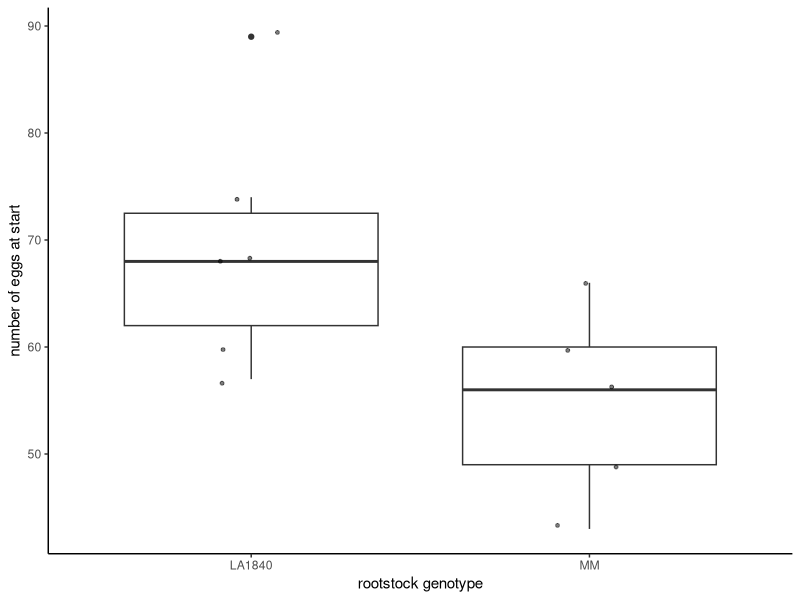
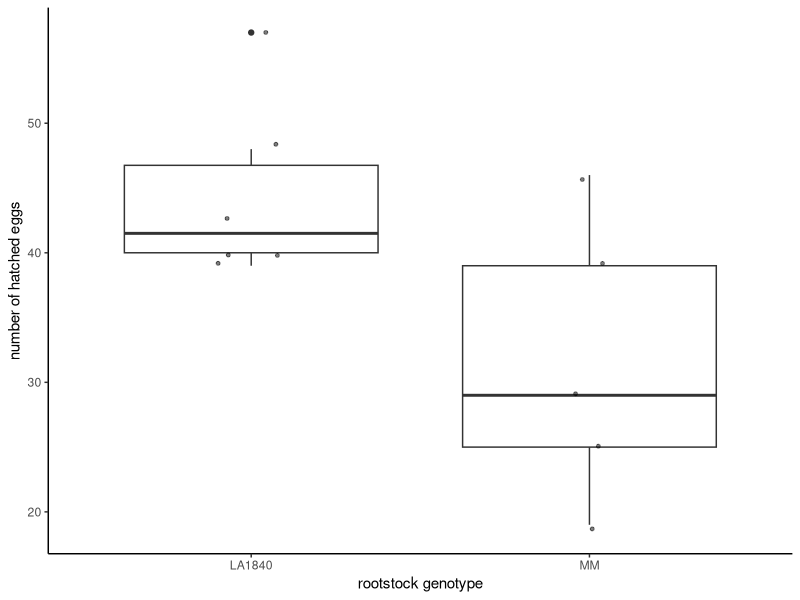
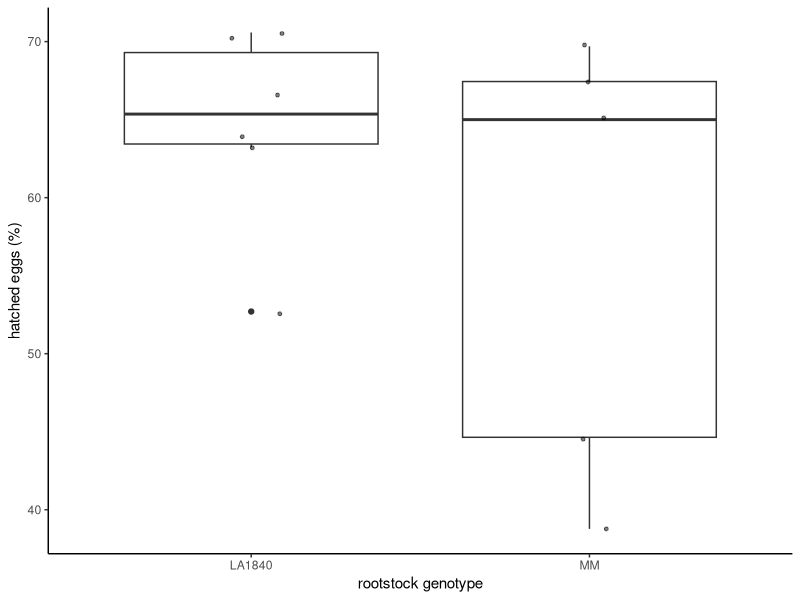
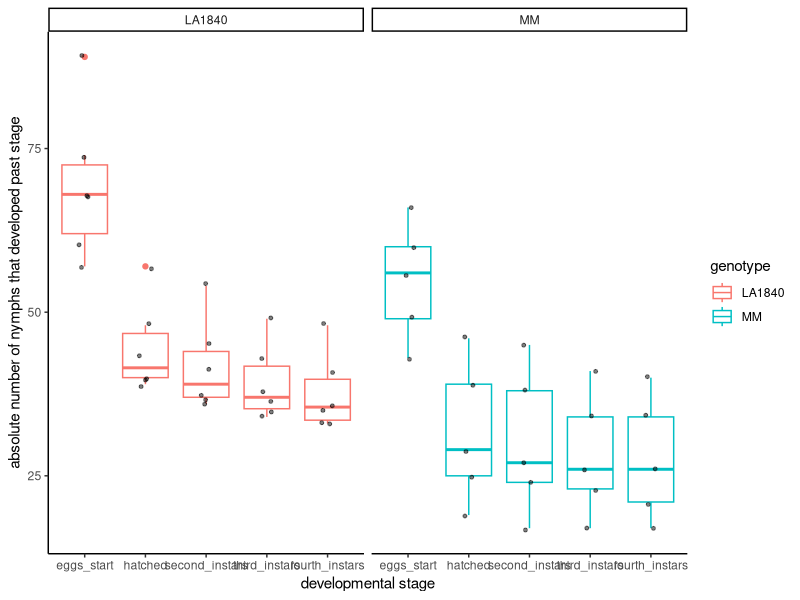
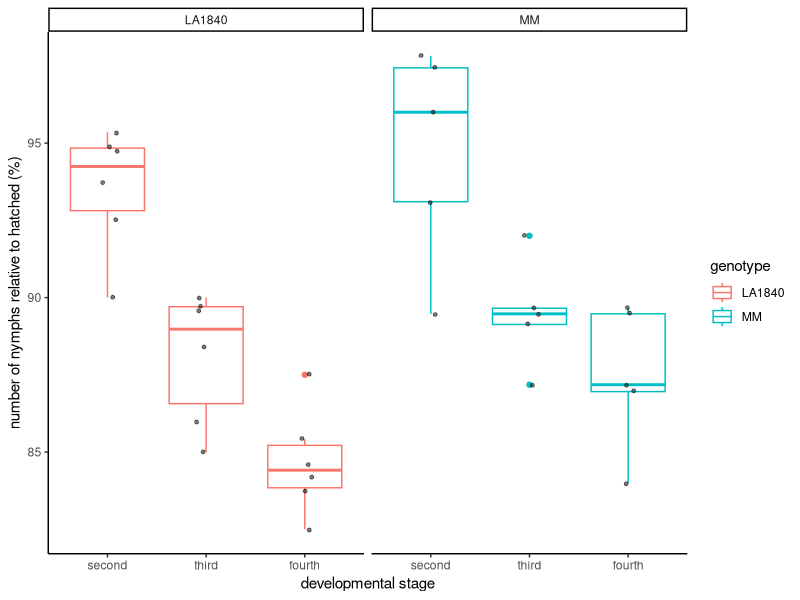

Generate these figures, in order, with R:
## ---- chunk 1
knitr::opts_chunk$set(echo = TRUE, 
                      warning = FALSE, 
                      message = FALSE, 
                      fig.width = 8, 
                      fig.height = 5, 
                      fig.align = "center")
suppressPackageStartupMessages(library("ggplot2"))
suppressPackageStartupMessages(library("ggrepel"))
suppressPackageStartupMessages(library("dplyr"))
suppressPackageStartupMessages(library("skimr"))
suppressPackageStartupMessages(library("Hmisc"))
suppressPackageStartupMessages(library("tidyr"))
suppressPackageStartupMessages(library("car"))
suppressPackageStartupMessages(library("rstatix"))
## ---- chunk 2
flies <- read.csv("raw_data.csv", 
                         header = T, 
                         sep = ",", 
                         dec = ".", 
                         check.names = FALSE)
# The first 10 rows of the data
knitr::kable(flies[1:10,1:8])
## ---- chunk 3
flies <- flies %>%     
  dplyr::filter(place != 4) %>%     
  dplyr::filter(place < 13)
## ---- chunk 4
flies <- flies %>%
  mutate(stage = as.factor(stage)) %>%
  pivot_wider(names_from = stage, values_from = number) 
## ---- chunk 5
flies <- flies %>%
  mutate(fourth_exuviae = `5_late_fourth_instar` + `6_exuviea`) %>%
  group_by(place) %>%
  mutate(`5_completed_lifecycle` = cumsum(fourth_exuviae)) %>%
  mutate(`6_total_fourth_instars` = `4_early_fourth_instar` + `5_completed_lifecycle`) %>%
  ungroup()
## ---- chunk 6
flies <- flies %>%
  select(-`5_late_fourth_instar`, -`6_exuviea`, -fourth_exuviae)
## ---- chunk 7
flies <- flies %>%
  pivot_longer(cols = `0_egg`:`6_total_fourth_instars`, 
               names_to = "stage", values_to = "number")
## ---- chunk 8
flies <- flies %>%
  mutate(percentage_from_eggs = number / eggs_start * 100) %>%
  mutate(percentage_from_hatched = number / hatched * 100)

## ---- chunk 9
flies_wide <- flies  %>%
  select(-percentage_from_eggs) %>%
  select(-percentage_from_hatched)
## ---- chunk 10
flies_wide <- flies_wide %>%
  mutate(stage = as.factor(stage)) %>%
  pivot_wider(names_from = stage, values_from = number) 
## ---- chunk 11
flies_wide <- flies_wide %>%
  mutate(total = rowSums(flies_wide[,8:12], na.rm = TRUE)) %>%
  mutate(percentage_from_eggs = total / eggs_start * 100) %>%
  mutate(percentage_from_hatched = total / hatched * 100)
## ---- chunk 12
flies_wide %>%
  group_by(genotype) %>%
  get_summary_stats(`0_egg`, type = "mean_sd")

## ---- chunk 13
flies_wide %>%  
  ggplot(., aes(x = genotype, y = `0_egg`)) +
  geom_boxplot()  +
  geom_jitter(size = 1, alpha = 0.5, width = 0.1) +
  labs(y="number of eggs at start", 
       x= "rootstock genotype") +
  theme_classic()
## ---- chunk 14

shapiro.test(resid(aov(flies_wide$`0_egg`~flies_wide$genotype)))
## ---- chunk 15
leveneTest(`0_egg`~genotype, data = flies_wide)
## ---- chunk 16
flies_wide %>%
  group_by(genotype) %>%
  identify_outliers(`0_egg`)
## ---- chunk 17
flies_wide %>%
  t_test(`0_egg` ~ genotype, var.equal = TRUE) %>%
  add_significance()
## ---- chunk 18
flies_wide %>%
  cohens_d(`0_egg` ~ genotype, var.equal = TRUE)
## ---- chunk 19
flies_wide %>%  
  mutate(day = as.factor(day)) %>%
  group_by(genotype) %>%
  dplyr::filter(day=="2") %>%
  get_summary_stats(hatched, type = "mean_sd")
## ---- chunk 20
flies_wide %>%  
  mutate(day = as.factor(day)) %>%
  dplyr::filter(day == "2") %>% 
  ggplot(., aes(x = genotype, y = hatched)) +
  geom_boxplot()  +
  geom_jitter(size = 1, alpha = 0.5, width = 0.1) +
  labs(y="number of hatched eggs",
       x= "rootstock genotype") +
  theme_classic()
## ---- chunk 21
flies_wide %>%  
  mutate(day = as.factor(day)) %>%
  dplyr::filter(day == "2") %>%
  group_by(genotype) %>%
  shapiro_test(hatched)
## ---- chunk 22
flies_wide %>%  
  mutate(day = as.factor(day)) %>%
  dplyr::filter(day == "2") %>%
  levene_test(hatched~genotype)
## ---- chunk 23
flies_wide %>%  
  mutate(day = as.factor(day)) %>%
  dplyr::filter(day == "2") %>%
  group_by(genotype) %>%
  identify_outliers(hatched)
## ---- chunk 24
flies_wide %>%  
  mutate(day = as.factor(day)) %>%
  dplyr::filter(day == "2") %>%
  t_test(hatched ~ genotype, var.equal = TRUE) %>%
  add_significance()
## ---- chunk 25
flies_wide %>%  
  mutate(day = as.factor(day)) %>%
  dplyr::filter(day == "2") %>%
  cohens_d(hatched ~ genotype, var.equal = TRUE)
## ---- chunk 26
flies_wide <- flies_wide %>%
  mutate(perc_hatched = hatched/eggs_start*100) %>%  
  mutate(day = as.factor(day))

flies_wide %>%
  group_by(genotype) %>%
  dplyr::filter(day=="2") %>%
  get_summary_stats(perc_hatched, type = "mean_sd")
## ---- chunk 27
flies_wide %>%
  dplyr::filter(day == "2") %>% 
  ggplot(., aes(x = genotype, y = perc_hatched)) +
  geom_boxplot()  +
  geom_jitter(size = 1, alpha = 0.5, width = 0.1) +
  labs(y="hatched eggs (%)",
       x= "rootstock genotype") +
  theme_classic()
## ---- chunk 28
flies_wide %>% 
  dplyr::filter(day == "2") %>%
  group_by(genotype) %>%
  shapiro_test(perc_hatched)
## ---- chunk 29
flies_wide %>% 
  dplyr::filter(day == "2") %>%
  levene_test(perc_hatched~genotype)
## ---- chunk 30
flies_wide %>%
  dplyr::filter(day == "2") %>%
  group_by(genotype) %>%
  identify_outliers(perc_hatched)
## ---- chunk 31
flies_wide %>%
  dplyr::filter(day == "2") %>%
  t_test(perc_hatched ~ genotype, var.equal = TRUE) %>%
  add_significance()
## ---- chunk 32
flies_wide %>% 
  dplyr::filter(day == "2") %>%
  cohens_d(perc_hatched ~ genotype, var.equal = TRUE)
## ---- chunk 33
flies_wide %>%
  select(!(`1_first_instar`:perc_hatched)) %>%  
  dplyr::filter(day == "2") %>%
  pivot_longer(cols = hatched:`0_egg`, 
               names_to = "stage", values_to = "number") %>%
  mutate(place = as.factor(place)) %>%
  anova_test(number ~ stage*genotype + Error(place/stage)) %>%
  get_anova_table()
## ---- chunk 34
# new data set from flies_wide without unnecessary columns
flies_total <- flies_wide %>%
  select(!c(`0_egg`, `1_first_instar`, `4_early_fourth_instar`, `5_completed_lifecycle`, total:perc_hatched)) 

# create new columns for the number of nymphs passing a developmental stage
flies_total <- flies_total %>%
  mutate(second_instars = rowSums(flies_total[,7:9])) %>%
  mutate(third_instars = rowSums(flies_total[,8:9])) %>%
  mutate(fourth_instars = `6_total_fourth_instars`)

# remove unnecessary columns
flies_total <- flies_total %>%
  select(!(`2_second_instar`:`6_total_fourth_instars`))

# make data long
flies_total <- flies_total %>%
  pivot_longer(cols = eggs_start:fourth_instars, 
               names_to = "stage", values_to = "number")
 
# make data wide for day
flies_total <- flies_total %>%
  select(-date) %>%
  pivot_wider(names_from = day, values_from = number)  

# make a column for the highest number per developmental stage per plant over time
flies_total <- flies_total %>%
  rowwise() %>%
  mutate(number = max(c_across(`2`:`29`)))

# remove the counts per day
flies_total <- flies_total %>%
  select(!c(`2`:`29`))

# order the developmental stages
flies_total$stage <- factor(flies_total$stage, 
                          levels= c("eggs_start", "hatched", "second_instars", 
                                    "third_instars", "fourth_instars"))

# The first 10 rows of the data
knitr::kable(flies_total[1:10,1:4])
## ---- chunk 35
# new  wide dataframe from flies_total for numbers relative to eggs
flies_relative_eggs <- flies_total %>%
  pivot_wider(names_from = stage, values_from = number)

# make a column for each stage relative to eggs
flies_relative_eggs <- flies_relative_eggs %>%
  mutate(eggs = eggs_start/eggs_start*100) %>%
  mutate(hatched_eggs = hatched/eggs_start*100) %>%
  mutate(second = second_instars/eggs_start*100) %>%
  mutate(third = third_instars/eggs_start*100) %>%
  mutate(fourth = fourth_instars/eggs_start*100)

# remove absolute numbers and make long
flies_relative_eggs <- flies_relative_eggs %>%
  select(!c(eggs_start:fourth_instars)) %>%
  pivot_longer(cols = eggs:fourth, 
               names_to = "stage", values_to = "perc_from_eggs")

# order the developmental stages
flies_relative_eggs$stage <- factor(flies_relative_eggs$stage, 
                          levels= c("eggs", "hatched_eggs", "second", 
                                    "third", "fourth"))

# The first 10 rows of the data
knitr::kable(flies_relative_eggs[1:10,1:4])
## ---- chunk 36
# new  wide dataframe from flies_total for numbers relative to hatched
flies_relative_hatched <- flies_total %>%
  pivot_wider(names_from = stage, values_from = number)

# make a column for each stage relative to hatched
flies_relative_hatched <- flies_relative_hatched %>%
  mutate(eggs = eggs_start/hatched*100) %>%
  mutate(hatched_eggs = hatched/hatched*100) %>%
  mutate(second = second_instars/hatched*100) %>%
  mutate(third = third_instars/hatched*100) %>%
  mutate(fourth = fourth_instars/hatched*100)

# remove absolute numbers and make long
flies_relative_hatched <- flies_relative_hatched %>%
  select(!c(eggs_start:fourth_instars)) %>%
  pivot_longer(cols = eggs:fourth, 
               names_to = "stage", values_to = "perc_from_hatched")

# order the developmental stages
flies_relative_hatched$stage <- factor(flies_relative_hatched$stage, 
                          levels= c("eggs", "hatched_eggs", "second", 
                                    "third", "fourth"))

# The first 10 rows of the data
knitr::kable(flies_relative_hatched[1:10,1:4])
## ---- chunk 37
flies_total %>%  
  mutate(number = na_if(number, 0)) %>%
  group_by(genotype, stage) %>% 
  ggplot(., aes(x = stage, y = number)) +
  facet_wrap( vars(genotype), nrow = 1) +
  geom_boxplot(aes(color = genotype))   +
  geom_jitter(size = 1, alpha = 0.5, width = 0.1) +
  labs(y="absolute number of nymphs that developed past stage",
       x= "developmental stage") +
  theme_classic()
## ---- chunk 38
flies_relative_hatched %>%    
  dplyr::filter(stage != "eggs") %>%    
  dplyr::filter(stage != "hatched_eggs") %>%  
  group_by(genotype, stage) %>% 
  ggplot(., aes(x = stage, y = perc_from_hatched)) +
  facet_wrap( vars(genotype), nrow = 1) +
  geom_boxplot(aes(color = genotype))   +
  geom_jitter(size = 1, alpha = 0.5, width = 0.1) +
  labs(y="number of nymphs relative to hatched (%)",
       x= "developmental stage") +
  theme_classic()
## ---- chunk 39
flies_relative_hatched %>%
  group_by(genotype) %>%
  dplyr::filter(stage=="fourth") %>%
  get_summary_stats(perc_from_hatched, type = "mean_sd")
## ---- chunk 40
flies_relative_hatched %>% 
  dplyr::filter(stage=="fourth") %>%
  group_by(genotype) %>%
  shapiro_test(perc_from_hatched)
## ---- chunk 41
flies_relative_hatched %>%
  dplyr::filter(stage=="fourth") %>%
  levene_test(perc_from_hatched~genotype)
## ---- chunk 42
flies_relative_hatched %>%
  dplyr::filter(stage=="fourth") %>%
  group_by(genotype) %>%
  identify_outliers(perc_from_hatched)
## ---- chunk 43
flies_relative_hatched %>%
  dplyr::filter(stage=="fourth") %>%
  t_test(perc_from_hatched ~ genotype, var.equal = TRUE) %>%
  add_significance()
## ---- chunk 44
flies_relative_hatched %>%
  dplyr::filter(stage=="fourth") %>%
  cohens_d(perc_from_hatched ~ genotype, var.equal = TRUE)
